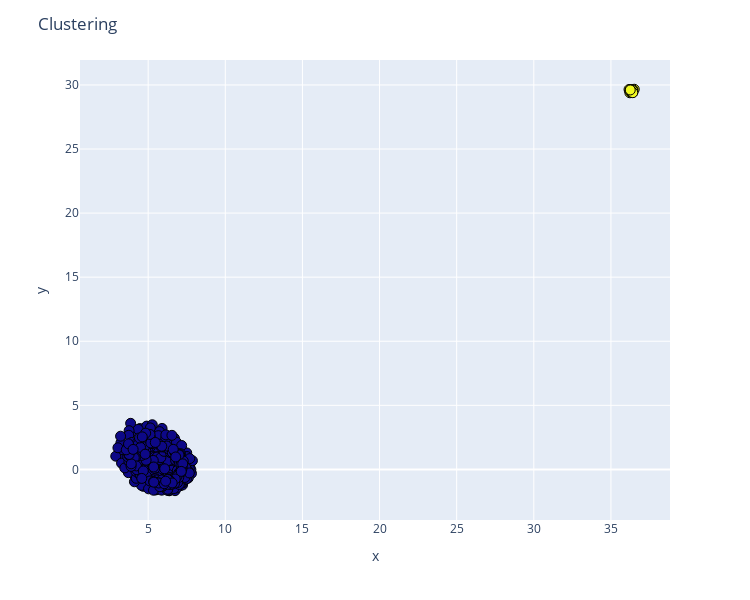

This figure's notebook cell:
### Code cell
cluster_labels = make_clustering(df_tfidf_abstract_abs.values)
X, y = reduce_dimensionality(df_tfidf_abstract_abs.values, y=cluster_labels, n_components=2), cluster_labels
title_text = "Group Articles"

dict_dfs['df_doc_info']['file_name'] = dict_dfs['df_doc_info']['file'].apply(lambda e: os.path.split(e)[-1])
    
# Concatenate X and y arrays
article_title = dict_dfs['df_doc_head']['title_head'].apply(lambda e: ''.join([str(e)[0:20],'...']) if len(str(e)) >= 10 else str(e)).values.reshape(dict_dfs['df_doc_info']['file'].shape[0],1)
file_name = dict_dfs['df_doc_info']['file_name'].values.reshape(dict_dfs['df_doc_info']['file_name'].shape[0],1)

arr_concat=np.concatenate((X,
                           y.reshape(y.shape[0],1),
                           file_name,
                           article_title), axis=1)

# Create a Pandas dataframe using the above array
df=pd.DataFrame(arr_concat, columns=['x', 'y', 'label', 'file_name', 'title_head'])
# Convert label data type from float to integer
df['label'] = df['label'].astype(int)
# Finally, sort the dataframe by label
df.sort_values(by='label', axis=0, ascending=True, inplace=True)
#--------------------------------------------------------------------------#

# Create a 3D graph
fig = px.scatter(df, 
                 x='x',
                 y='y',
                 color='label',
                 height=600,
                 width=750,
                 custom_data=['file_name','title_head','label','x','y'])

# Update chart looks
fig.update_layout(title_text=title_text,
                  showlegend=True,
                  legend=dict(orientation="h", yanchor="top", y=0, xanchor="center", x=0.5))

labels = ["Article File Name: %{customdata[0]}",
          "Article Title: %{customdata[1]}",
          "Grupo: %{customdata[2]}",
          "X: %{x}",
          "Y: %{y}"]
            
fig.update_traces(hovertemplate="<br>".join(labels))

fig.update_coloraxes(showscale=False)

# Update marker size
fig.update_traces(marker=dict(size=10, line=dict(color='black', width=1)))

fig.show()

### Figure 1 — Plotly figure (JSON) as saved in the notebook; plotly's stock layout.template omitted (floating-point values rounded to 4 significant figures; data arrays with more than 128 entries replaced by an {"elided": "..."} marker saying what was removed)
{"data": [{"customdata": {"elided": "581x5 mixed values"}, "hovertemplate": "Article File Name: %{customdata[0]}<br>Article Title: %{customdata[1]}<br>Grupo: %{customdata[2]}<br>X: %{x}<br>Y: %{y}", "legendgroup": "", "marker": {"color": {"elided": "581 int values"}, "coloraxis": "coloraxis", "line": {"color": "black", "width": 1}, "size": 10, "symbol": "circle"}, "mode": "markers", "name": "", "orientation": "v", "showlegend": false, "type": "scatter", "x": {"elided": "581 float values"}, "xaxis": "x", "y": {"elided": "581 float values"}, "yaxis": "y"}], "layout": {"coloraxis": {"colorbar": {"title": {"text": "label"}}, "colorscale": [[0, "#0d0887"], [0.1111, "#46039f"], [0.2222, "#7201a8"], [0.3333, "#9c179e"], [0.4444, "#bd3786"], [0.5556, "#d8576b"], [0.6667, "#ed7953"], [0.7778, "#fb9f3a"], [0.8889, "#fdca26"], [1, "#f0f921"]], "showscale": false}, "height": 600, "legend": {"orientation": "h", "tracegroupgap": 0, "x": 0.5, "xanchor": "center", "y": 0, "yanchor": "top"}, "margin": {"t": 60}, "showlegend": true, "title": {"text": "Clustering"}, "width": 750, "xaxis": {"anchor": "y", "domain": [0, 1], "title": {"text": "x"}}, "yaxis": {"anchor": "x", "domain": [0, 1], "title": {"text": "y"}}}}
